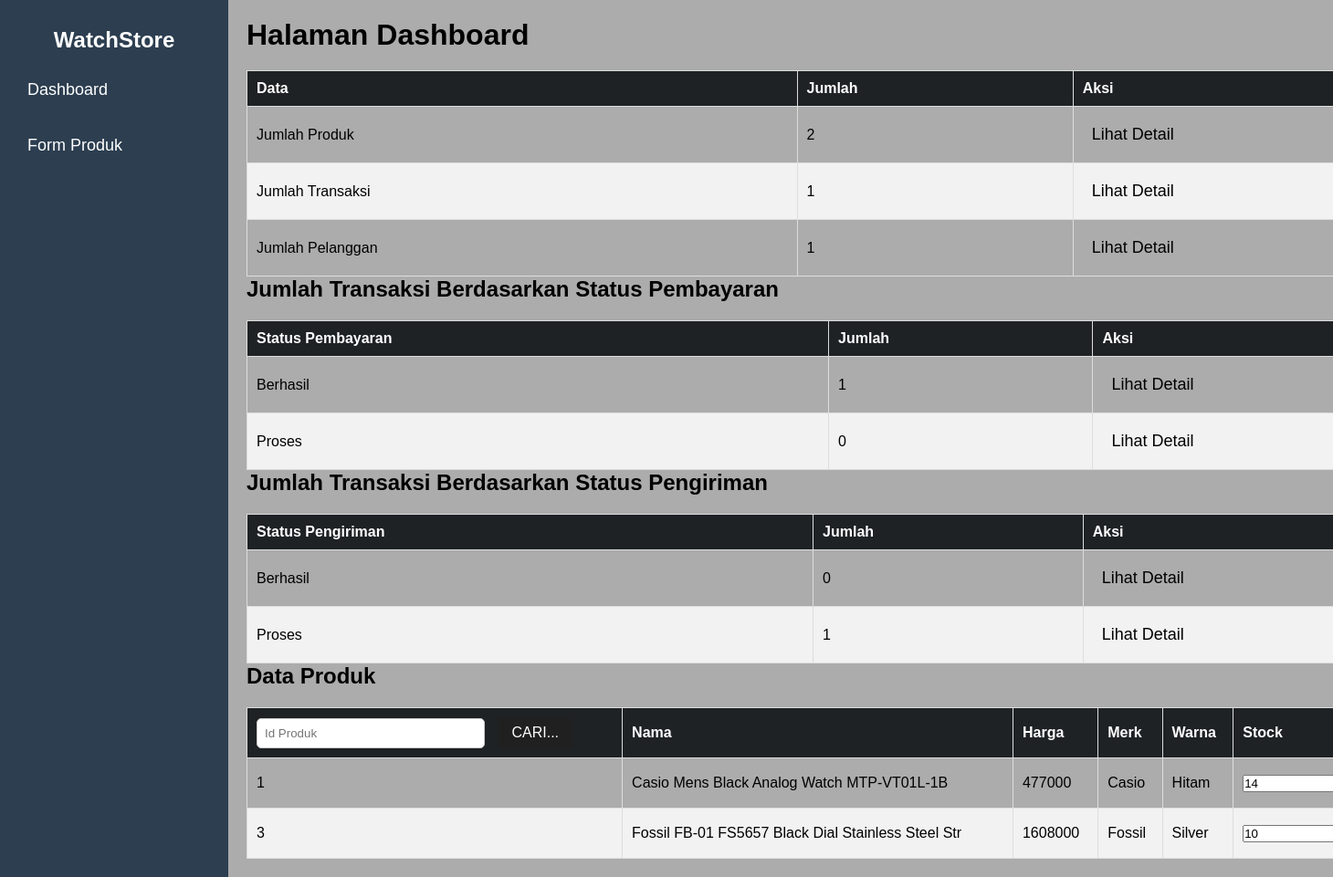
The app's page /admin/index.php?table=produk (signed in), older data.
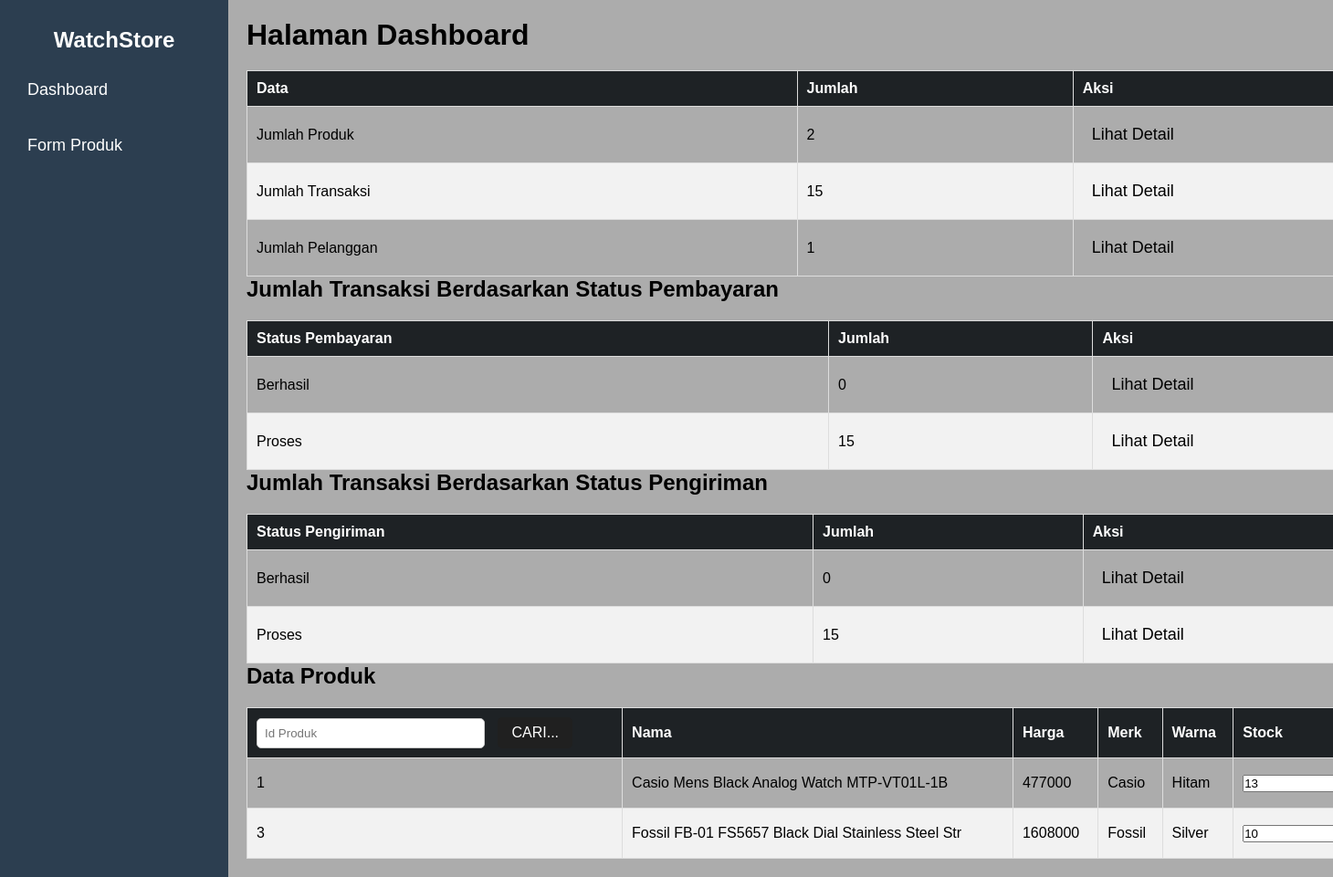
The same page, newer data.
### tables this page shows
CREATE TABLE `produk` (
  `idProduk` int(10) NOT NULL,
  `nama` varchar(50) NOT NULL,
  `harga` int(8) NOT NULL,
  `merk` varchar(40) NOT NULL,
  `warna` varchar(50) NOT NULL,
  `stock` int(3) NOT NULL,
  `foto` varchar(255) NOT NULL
);

### admin/hal_proses.php (the view, shortened to what the changed rows need)
<?php
function tampil_produk($conn){
    $sql = 'SELECT * FROM produk';
    $result = $conn->query($sql);
    $produk = [];
    if ($result->num_rows > 0) {
        while ($row = $result->fetch_assoc()) {
            $produk[] = $row;
        }
    }
    return $produk;
}
function tampil_transaksi($conn){
    $sql = 'SELECT * FROM transaksi';
    $result = $conn->query($sql);
    $transaksi = [];
    if ($result->num_rows > 0) {
        while ($row = $result->fetch_assoc()) {
            $transaksi[] = $row;
        }
    }
    return $transaksi;
}
function cetakProduk($prd){
    echo "<tr>";
    echo "<td>" . $prd['idProduk'] . "</td>";
    echo "<td>" . $prd['nama'] . "</td>";
    echo "<td>" . $prd['harga'] . "</td>";
    echo "<td>" . $prd['merk'] . "</td>";
    echo "<td>" . $prd['warna'] . "</td>";
    echo '<form action="index.php" method="POST">';
    echo '<td> <input type="number" name="stock" value="'.$prd['stock'].'">';
    echo '<button type="submit" name="SUBMIT">SUBMIT</button></td> </form>';
    echo "</tr>";
}
?>

### admin/index.php (shortened to what the changed rows need)
<!DOCTYPE html>
<html lang="en">
<head>
</head>
<body>
<?php
include "hal_proses.php";
$allProduct = tampil_produk($conn);
$transaksi = tampil_transaksi($conn);
$jumlahTransaksi = count($transaksi);
$jumlahTransaksiBerhasilBayar = $jumlahTransaksiProsesBayar = $jumlahTransaksiGagalBayar =
$jumlahTransaksiBerhasilKirim = $jumlahTransaksiProsesKirim = $jumlahTransaksiGagalKirim = 0;
foreach ($transaksi as $data) {
    if ($data['statusBayar'] == "berhasil") $jumlahTransaksiBerhasilBayar++;
    elseif ($data['statusBayar'] == "proses") $jumlahTransaksiProsesBayar++;
    else $jumlahTransaksiGagalBayar++;
    if ($data['statusPengiriman'] == "berhasil") $jumlahTransaksiBerhasilKirim++;
    elseif ($data['statusPengiriman'] == "proses") $jumlahTransaksiProsesKirim++;
    else $jumlahTransaksiGagalKirim++;
}
?>
    <div class="container">
        <div class="sidebar">
            <div class="logo">
                <h2>WatchStore</h2>
            </div>
        </div>
        <div class="main-content">
        <h1>Halaman Dashboard</h1>
<table border="1" cellpadding="10" cellspacing="0" style="width: 100%; text-align: center; border-collapse: collapse;">
    <thead>
        <tr>
            <th>Data</th>
            <th>Jumlah</th>
            <th>Aksi</th>
        </tr>
    </thead>
    <tbody>
        <tr>
            <td>Jumlah Transaksi</td>
            <td><?php echo $jumlahTransaksi; ?></td>
            <td><a href="index.php?table=transaksi">Lihat Detail</a></td>
        </tr>
    </tbody>
</table>
<h2>Jumlah Transaksi Berdasarkan Status Pembayaran</h2>
<table border="1" cellpadding="10" cellspacing="0" style="width: 100%; text-align: center; border-collapse: collapse;">
    <thead>
        <tr>
            <th>Status Pembayaran</th>
            <th>Jumlah</th>
            <th>Aksi</th>
        </tr>
    </thead>
    <tbody>
        <tr>
            <td>Berhasil</td>
            <td><?php echo $jumlahTransaksiBerhasilBayar; ?></td>
            <td><a href="index.php?table=transaksi&filter=pembayaran&status=berhasil">Lihat Detail</a></td>
        </tr>
        <tr>
            <td>Proses</td>
            <td><?php echo $jumlahTransaksiProsesBayar; ?></td>
            <td><a href="index.php?table=transaksi&filter=pembayaran&status=proses">Lihat Detail</a></td>
        </tr>
    </tbody>
</table>
<h2>Jumlah Transaksi Berdasarkan Status Pengiriman</h2>
<table border="1" cellpadding="10" cellspacing="0" style="width: 100%; text-align: center; border-collapse: collapse;">
    <thead>
        <tr>
            <th>Status Pengiriman</th>
            <th>Jumlah</th>
            <th>Aksi</th>
        </tr>
    </thead>
    <tbody>
        <tr>
            <td>Proses</td>
            <td><?php echo $jumlahTransaksiProsesKirim; ?></td>
            <td><a href="index.php?table=transaksi&filter=pengiriman&status=proses">Lihat Detail</a></td>
        </tr>
    </tbody>
</table>
                <?php
                if (isset($_GET['table'])) {
                    $table = $_GET['table'];
                    if ($table == 'produk') { ?>
                        <h2>Data Produk</h2>
                        <table border="1" width="100%" cellspacing="0" cellpadding="5">
                            <thead>
                                <tr>
                                    <form action="" method="GET">
                                        <th><input type="text" name="idProduk" placeholder="Id Produk">
                                        <button type="submit" name="CARI">CARI...</button></th>
                                    </form>
                                    <th>Nama</th>
                                    <th>Harga</th>
                                    <th>Merk</th>
                                    <th>Warna</th>
                                    <th>Stock</th>
                                </tr>
                            </thead>
                                <?php foreach ($allProduct as $prd) {
                                    if ($_SERVER['REQUEST_METHOD'] == "GET" && !empty($_GET['idProduk'])) {
                                        if ($prd['idProduk'] == $_GET['idProduk']) {
                                            cetakProduk($prd);
                                        }
                                    } else {
                                        cetakProduk($prd);
                                    }
                                } ?>
                        </table>
                    <?php }
                }
            ?>
            </div>
        </div>
</body>
</html>

Row changes from the older to the newer data that the page shows:
changed produk "Casio Mens Black Analog Watch MTP-VT01L-1B": stock "14" → "13"
Text that changed along with them:
$jumlahTransaksi: "1" → "15"
$jumlahTransaksiBerhasilBayar: "1" → "0"
$jumlahTransaksiProsesBayar: "0" → "15"
$jumlahTransaksiProsesKirim: "1" → "15"
